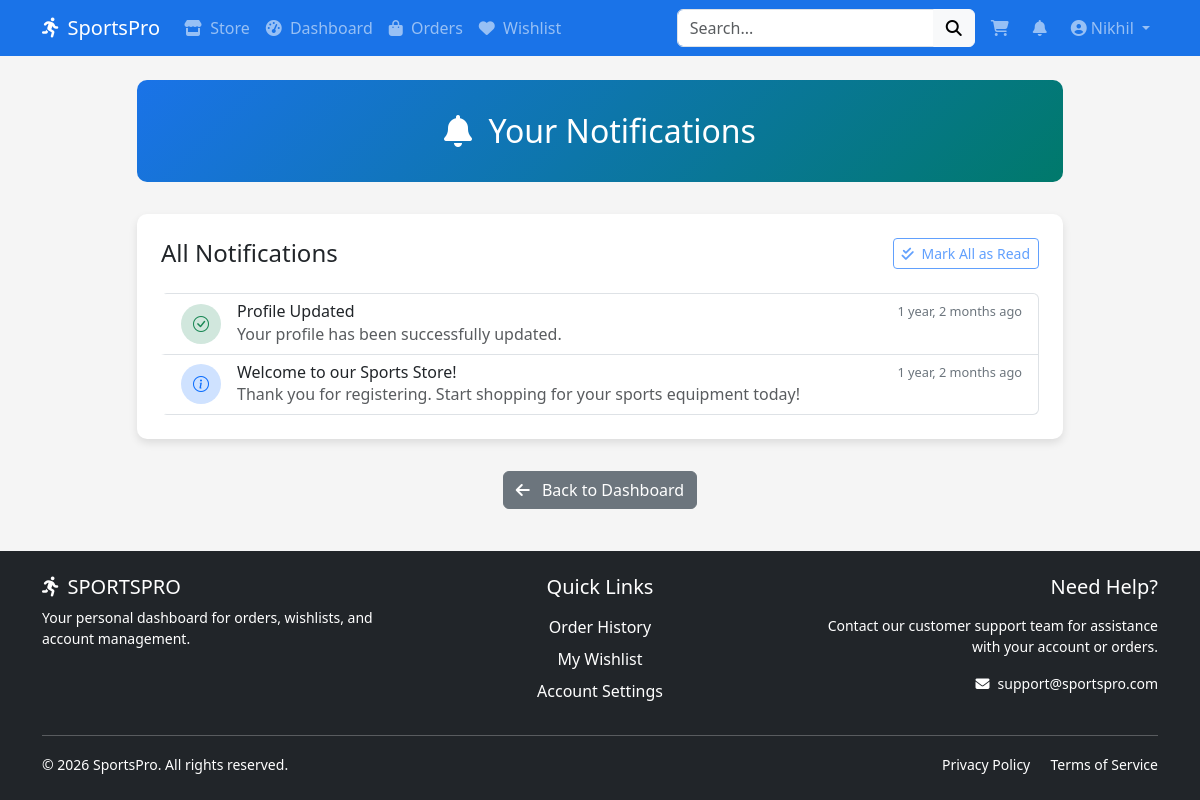
Before: /users/notifications/ (signed in) with the older database file.
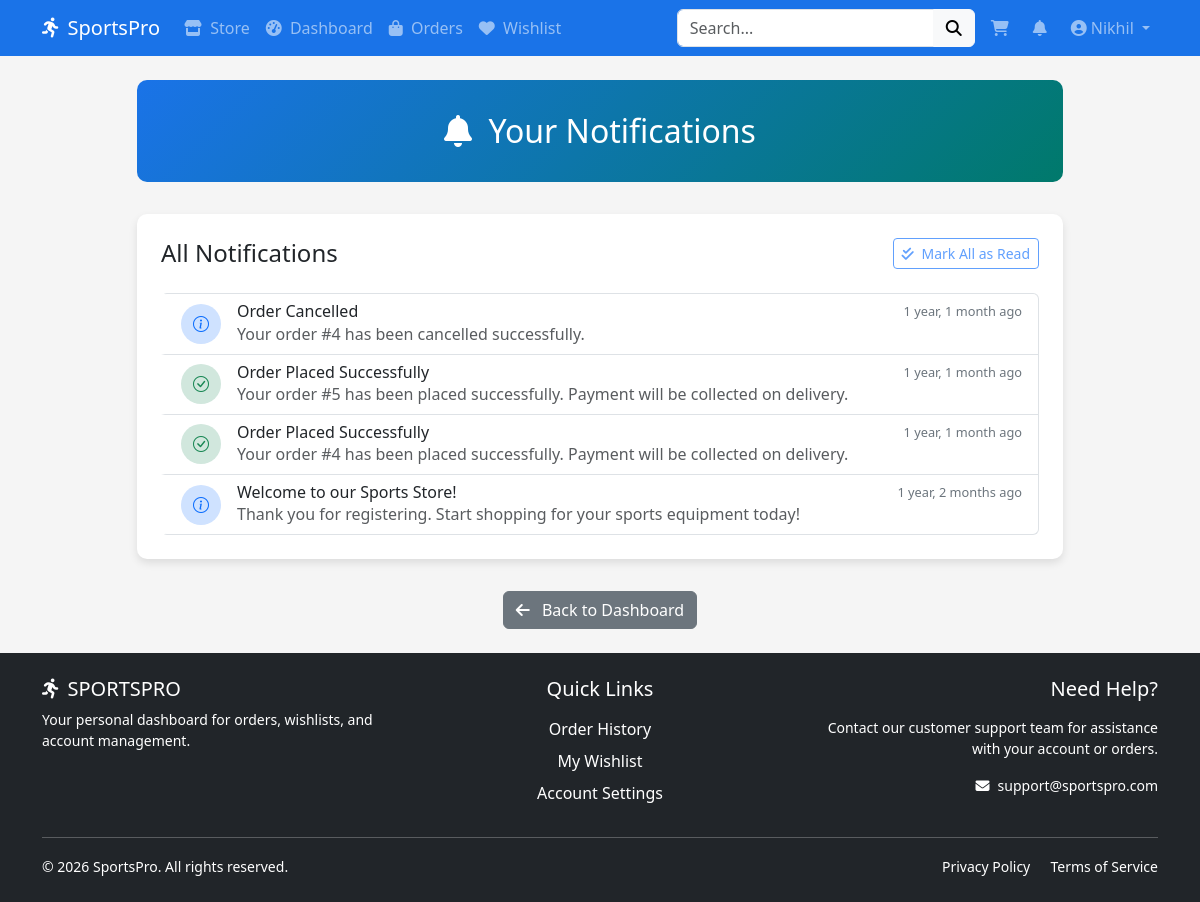
After: the same page with the newer database file.
### users/models.py (models this page shows, shortened)
class Notification(models.Model):
    NOTIFICATION_TYPES = [
        ('info', 'Information'),
        ('success', 'Success'),
        ('warning', 'Warning'),
        ('error', 'Error'),
    ]
    user = models.ForeignKey(Users, on_delete=models.CASCADE, related_name='notifications')
    title = models.CharField(max_length=100)
    message = models.TextField()
    notification_type = models.CharField(max_length=10, choices=NOTIFICATION_TYPES, default='info')
    created_at = models.DateTimeField(default=timezone.now)
    read = models.BooleanField(default=False)
    read_at = models.DateTimeField(null=True, blank=True)
    class Meta:
        ordering = ['-created_at']

### users/views.py (the view)
# urls.py: path('notifications/', views.notificationPanel, name='notifications'),
@login_required
def notificationPanel(request):
    notifications = request.user.notifications.all().order_by('-created_at')
    unread_count = request.user.notifications.filter(read=False).count()
    return render(request, 'users/notificationPanel.html', {
        'notifications': notifications,
        'unread_count': unread_count
    })

### users/models.py (called while the page is built)
    def get_cart_count(self):
        return CartItem.objects.filter(user=self).count()

### users/templates/users/notificationPanel.html (shortened to what this page needs)
{% extends 'dashboard_base.html' %}
{% load static %}
{% block dashboard_content %}
<div class="container">
    <div class="row justify-content-center">
        <div class="col-lg-10">
            <div class="notification-header text-center">
                <h2 class="mb-0">
                    <i class="fas fa-bell me-2"></i> Your Notifications
                </h2>
            </div>
            <div class="notification-container">
                <div class="d-flex justify-content-between align-items-center mb-4">
                    <h4 class="mb-0">
                        All Notifications
                    </h4>
                    <button id="markAllRead" class="btn btn-outline-primary btn-sm" {% if not unread_count %}disabled{% endif %}>
                        <i class="fas fa-check-double me-1"></i> Mark All as Read
                    </button>
                </div>
                {% if notifications %}
                    <div class="list-group" id="notificationList">
                        {% for notification in notifications %}
                            <div class="list-group-item notification-item {% if not notification.read %}unread{% endif %}"
                                data-notification-id="{{ notification.id }}">
                                <div class="d-flex align-items-center">
                                    <div class="notification-icon {{ notification.notification_type }} me-3">
                                        {% if notification.notification_type == 'info' %}
                                            <i class="bi bi-info-circle"></i>
                                        {% elif notification.notification_type == 'success' %}
                                            <i class="bi bi-check-circle"></i>
                                        {% elif notification.notification_type == 'warning' %}
                                            <i class="bi bi-exclamation-triangle"></i>
                                        {% else %}
                                            <i class="bi bi-x-circle"></i>
                                        {% endif %}
                                    </div>
                                    <div class="flex-grow-1">
                                        <div class="d-flex justify-content-between align-items-center">
                                            <h6 class="mb-0">{{ notification.title }}</h6>
                                            <small class="notification-time">
                                                {{ notification.created_at|timesince }} ago
                                            </small>
                                        </div>
                                        <p class="mb-0 text-muted">{{ notification.message }}</p>
                                    </div>
                                </div>
                            </div>
                        {% endfor %}
                    </div>
                {% endif %}
            </div>
            <div class="text-center">
                <a href="{% url 'users:dashboard' %}" class="btn btn-secondary">
                    <i class="fas fa-arrow-left me-2"></i> Back to Dashboard
                </a>
            </div>
        </div>
    </div>
</div>
{% endblock %}

Changed rows visible on the page:
removed Notification: notification_type "success" (drawn), title "Profile Updated", created_at "1 year, 2 months", message "Your profile has been successfully updated."
added Notification: notification_type "info" (drawn), title "Order Cancelled", created_at "1 year, 1 month", message "Your order #4 has been cancelled successfully."
added Notification: notification_type "success" (drawn), title "Order Placed Successfully", created_at "1 year, 1 month", message "Your order #5 has been placed successfully. Payment will be collected on delivery."
added Notification: notification_type "success" (drawn), title "Order Placed Successfully", created_at "1 year, 1 month", message "Your order #4 has been placed successfully. Payment will be collected on delivery."
